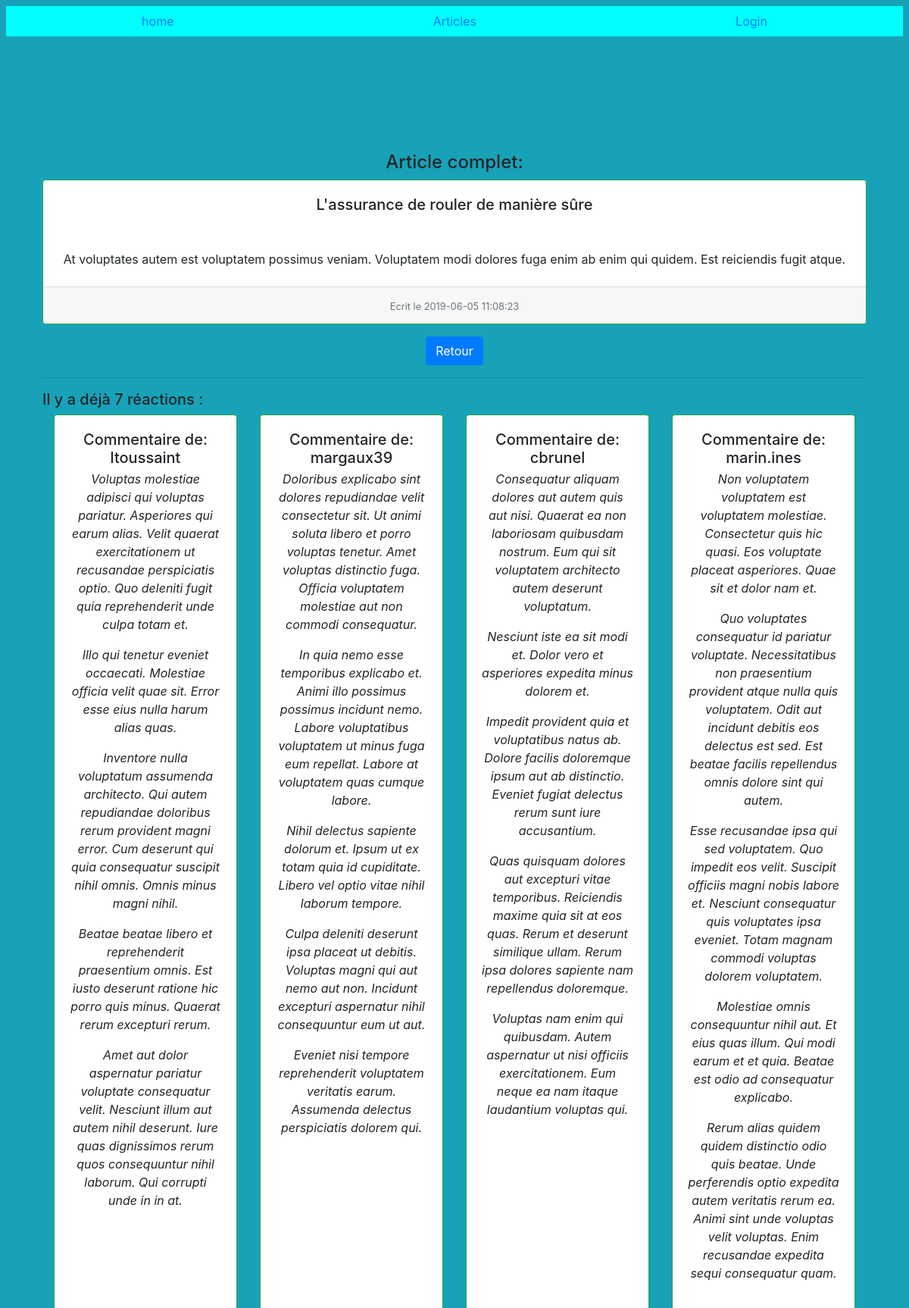
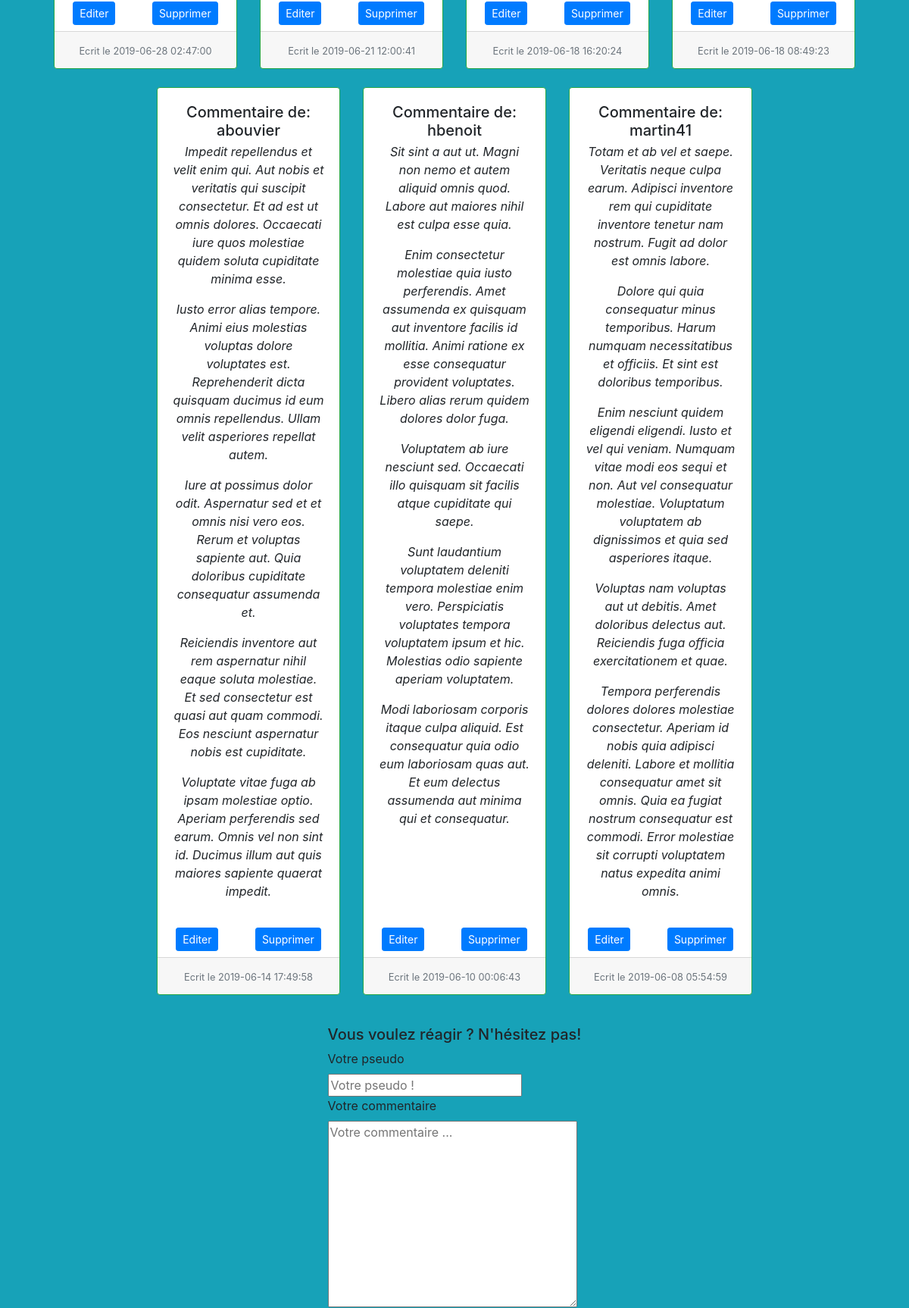
The page /front/src/partial/articles/article.php?id=123 (upper part) on the database its author committed (2 pictures, top to bottom).
### tables this page shows
CREATE TABLE IF NOT EXISTS `articles` (
  `id` int(11) NOT NULL AUTO_INCREMENT,
  `title` varchar(255) NOT NULL,
  `slug` varchar(255) NOT NULL,
  `introduction` text NOT NULL,
  `content` text NOT NULL,
  `created_at` datetime NOT NULL,
  PRIMARY KEY (`id`)
);

CREATE TABLE IF NOT EXISTS `comments` (
  `id` int(11) NOT NULL AUTO_INCREMENT,
  `author` varchar(255) NOT NULL,
  `content` text NOT NULL,
  `created_at` datetime NOT NULL,
  `article_id` int(11) NOT NULL,
  PRIMARY KEY (`id`),
  KEY `FK_ARTICLES` (`article_id`)
);

### front/src/partial/articles/article.php (called while the page is built, shortened)
<?php
$article_id = null;
if (!empty($_GET['id']) && ctype_digit($_GET['id'])) {
    $article_id = $_GET['id'];
}
$pdo = new PDO("mysql:host=" . $GLOBALS['DATABASE_HOST'] . ";" . "dbname=" . $GLOBALS['DATABASE_NAME'] . ';charset=utf8', $GLOBALS['DATABASE_USER'], $GLOBALS['DATABASE_PASSWORD'], [
    PDO::ATTR_ERRMODE => PDO::ERRMODE_EXCEPTION,
    PDO::ATTR_DEFAULT_FETCH_MODE => PDO::FETCH_ASSOC
]);
$query = $pdo->prepare("SELECT * FROM articles WHERE id = :article_id");
$query->execute(['article_id' => $article_id]);
$article = $query->fetch();
$query = $pdo->prepare("SELECT * FROM comments WHERE article_id = :article_id ORDER BY created_at DESC ");
$query->execute(['article_id' => $article_id]);
$commentaires = $query->fetchAll();
require('../../pages/comments/showComments.html.php');
require('../../layout/layout.html.php');

### front/src/pages/comments/showComments.html.php (the view, shortened to what this page needs)
<div class="mt-5  mr-2 ml-2 p-5">
<h4 class="text-center">Article complet:</h4>
    <div class="card h-100 border-success text-center">
        <div class="card-body">
            <h5 class="card-title" style="height:5vh"><?= $article['title'] ?></h5>
        </div>
        <div class="card-text mb-2">
            <p><?= $article['introduction'] ?></p>
        </div>
        <div class="card-footer">
            <small class="text-muted">Ecrit le <?= $article['created_at'] ?></small>
        </div>
    </div>
    <div class="d-flex justify-content-center my-3">
    <a class="btn btn-primary" href="../../../../front/src/pages/articles/articles.php">Retour</a>
    </div>
    <?php if (count($commentaires) === 0) : ?>
        <hr class="mt-2;mb-2">
        <h5 class="mt-3">Il n'y a pas encore de commentaires pour cet article ... SOYEZ LE PREMIER ! :D</h5>
    <?php else : ?>
        <hr class="mt-2;mb-2">
        <h5 class="mt-3">Il y a déjà <?= count($commentaires) ?> réactions : </h5>
        <div class="card-group text-center justify-content-center">
            <?php foreach ($commentaires as $commentaire) : ?>
                <div class="col-md-3 mb-4">
                    <div class="card h-100 border-success">
                        <div class="card-body">
                            <h5 class="card-title" style="height:5vh">Commentaire de: <?= $commentaire['author'] ?></h5>
                            <blockquote>
                                <em><?= $commentaire['content'] ?></em>
                            </blockquote>
                        </div>
                        <div class="card-text mb-2">
                            <div class="d-flex justify-content-around">
                                <a href="../../partial/comments/edit-comment.php?id=<?= $commentaire['id'] ?>" class="btn btn-sm btn-primary">Editer</a>
                                <a href="../../partial/comments/delete-comment.php?id=<?= $commentaire['id'] ?>" class="btn btn-sm btn-primary" onclick="return(confirm(`Êtes vous sûr de vouloir supprimer ce commentaire ?`))">Supprimer</a>
                            </div>
                        </div>
                        <div class="card-footer">
                            <small class="text-muted">Ecrit le <?= $commentaire['created_at'] ?></small>
                        </div>
                    </div>
                </div>
            <?php endforeach ?>
        </div>
    <?php endif ?>
    <div class="d-flex justify-content-center mt-3 mb-3" id="formComment">
        <form action="../../partial/comments/save-comment.php" method="POST">
            <h5>Vous voulez réagir ? N'hésitez pas!</h5>
            <div class="control-group">
                <label class="control-label">Votre pseudo</label>
                <div class="controls">
                    <input required ype="text" name="author" placeholder="Votre pseudo !">
                </div>
            </div>
            <div class="control-group">
                <label class="control-label">Votre commentaire </label>
                <div class="controls">
                    <textarea required name="content" id="" cols="30" rows="10" placeholder="Votre commentaire ..."></textarea>
                </div>
            </div>
        </form>
    </div>
</div>

### rows shown on the page
articles: title "L'assurance de rouler de manière sûre", introduction "At voluptates autem est voluptatem possimus veniam. Voluptatem modi dolores fuga enim ab enim qui quidem. Est reiciendis fugit atque.", created_at "2019-06-05 11:08:23"
comments: author "ltoussaint", content "Voluptas molestiae adipisci qui voluptas pariatur. Asperiores qui earum alias. Velit quaerat exercitationem ut recusandae perspiciatis optio. Quo deleniti fugit quia reprehenderit unde culpa totam et. Illo qui tenetur eveniet occaecati. Molestiae officia velit quae sit. Error esse eius nulla harum alias quas. Inventore nulla voluptatum assumenda architecto. Qui autem repudiandae doloribus rerum provident magni error. Cum deserunt qui quia consequatur suscipit nihil omnis. Omnis minus magni nihil. Beatae beatae libero et reprehenderit praesentium omnis. Est iusto deserunt ratione hic porro quis minus. Quaerat rerum excepturi rerum. Amet aut dolor aspernatur pariatur voluptate consequatur…", created_at "2019-06-28 02:47:00"
comments: author "margaux39", content "Doloribus explicabo sint dolores repudiandae velit consectetur sit. Ut animi soluta libero et porro voluptas tenetur. Amet voluptas distinctio fuga. Officia voluptatem molestiae aut non commodi consequatur. In quia nemo esse temporibus explicabo et. Animi illo possimus possimus incidunt nemo. Labore voluptatibus voluptatem ut minus fuga eum repellat. Labore at voluptatem quas cumque labore. Nihil delectus sapiente dolorum et. Ipsum ut ex totam quia id cupiditate. Libero vel optio vitae nihil laborum tempore. Culpa deleniti deserunt ipsa placeat ut debitis. Voluptas magni qui aut nemo aut non. Incidunt excepturi aspernatur nihil consequuntur eum ut aut. Eveniet nisi tempore reprehenderit…", created_at "2019-06-21 12:00:41"
comments: author "cbrunel", content "Consequatur aliquam dolores aut autem quis aut nisi. Quaerat ea non laboriosam quibusdam nostrum. Eum qui sit voluptatem architecto autem deserunt voluptatum. Nesciunt iste ea sit modi et. Dolor vero et asperiores expedita minus dolorem et. Impedit provident quia et voluptatibus natus ab. Dolore facilis doloremque ipsum aut ab distinctio. Eveniet fugiat delectus rerum sunt iure accusantium. Quas quisquam dolores aut excepturi vitae temporibus. Reiciendis maxime quia sit at eos quas. Rerum et deserunt similique ullam. Rerum ipsa dolores sapiente nam repellendus doloremque. Voluptas nam enim qui quibusdam. Autem aspernatur ut nisi officiis exercitationem. Eum neque ea nam itaque laudantium…", created_at "2019-06-18 16:20:24"
comments: author "marin.ines", content "Non voluptatem voluptatem est voluptatem molestiae. Consectetur quis hic quasi. Eos voluptate placeat asperiores. Quae sit et dolor nam et. Quo voluptates consequatur id pariatur voluptate. Necessitatibus non praesentium provident atque nulla quis voluptatem. Odit aut incidunt debitis eos delectus est sed. Est beatae facilis repellendus omnis dolore sint qui autem. Esse recusandae ipsa qui sed voluptatem. Quo impedit eos velit. Suscipit officiis magni nobis labore et. Nesciunt consequatur quis voluptates ipsa eveniet. Totam magnam commodi voluptas dolorem voluptatem. Molestiae omnis consequuntur nihil aut. Et eius quas illum. Qui modi earum et et quia. Beatae est odio ad consequatur…", created_at "2019-06-18 08:49:23"
comments: author "abouvier", content "Impedit repellendus et velit enim qui. Aut nobis et veritatis qui suscipit consectetur. Et ad est ut omnis dolores. Occaecati iure quos molestiae quidem soluta cupiditate minima esse. Iusto error alias tempore. Animi eius molestias voluptas dolore voluptates est. Reprehenderit dicta quisquam ducimus id eum omnis repellendus. Ullam velit asperiores repellat autem. Iure at possimus dolor odit. Aspernatur sed et et omnis nisi vero eos. Rerum et voluptas sapiente aut. Quia doloribus cupiditate consequatur assumenda et. Reiciendis inventore aut rem aspernatur nihil eaque soluta molestiae. Et sed consectetur est quasi aut quam commodi. Eos nesciunt aspernatur nobis est cupiditate. Voluptate vitae…", created_at "2019-06-14 17:49:58"
comments: author "hbenoit", content "Sit sint a aut ut. Magni non nemo et autem aliquid omnis quod. Labore aut maiores nihil est culpa esse quia. Enim consectetur molestiae quia iusto perferendis. Amet assumenda ex quisquam aut inventore facilis id mollitia. Animi ratione ex esse consequatur provident voluptates. Libero alias rerum quidem dolores dolor fuga. Voluptatem ab iure nesciunt sed. Occaecati illo quisquam sit facilis atque cupiditate qui saepe. Sunt laudantium voluptatem deleniti tempora molestiae enim vero. Perspiciatis voluptates tempora voluptatem ipsum et hic. Molestias odio sapiente aperiam voluptatem. Modi laboriosam corporis itaque culpa aliquid. Est consequatur quia odio eum laboriosam quas aut. Et eum…", created_at "2019-06-10 00:06:43"
comments: author "martin41", content "Totam et ab vel et saepe. Veritatis neque culpa earum. Adipisci inventore rem qui cupiditate inventore tenetur nam nostrum. Fugit ad dolor est omnis labore. Dolore qui quia consequatur minus temporibus. Harum numquam necessitatibus et officiis. Et sint est doloribus temporibus. Enim nesciunt quidem eligendi eligendi. Iusto et vel qui veniam. Numquam vitae modi eos sequi et non. Aut vel consequatur molestiae. Voluptatum voluptatem ab dignissimos et quia sed asperiores itaque. Voluptas nam voluptas aut ut debitis. Amet doloribus delectus aut. Reiciendis fuga officia exercitationem et quae. Tempora perferendis dolores dolores molestiae consectetur. Aperiam id nobis quia adipisci deleniti.…", created_at "2019-06-08 05:54:59"

### other values the page prints
count($commentaires) "7"
